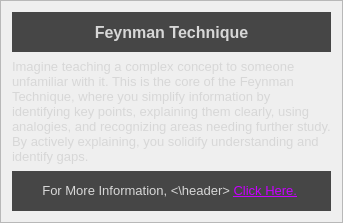
                      <widget class="QFrame" name="RPSTBubbleFeynman">
                       <property name="sizePolicy">
                        <sizepolicy hsizetype="MinimumExpanding" vsizetype="Fixed">
                         <horstretch>0</horstretch>
                         <verstretch>0</verstretch>
                        </sizepolicy>
                       </property>
                       <property name="minimumSize">
                        <size>
                         <width>0</width>
                         <height>221</height>
                        </size>
                       </property>
                       <property name="styleSheet">
                        <string notr="true">QFrame#RPSTBubbleFeynman
{
	background-color: rgb(90, 90, 90);

	border-style: solid;
	border-color: rgb(70, 70, 70);
	border-width: 2px;
};</string>
                       </property>
                       <property name="frameShape">
                        <enum>QFrame::StyledPanel</enum>
                       </property>
                       <property name="frameShadow">
                        <enum>QFrame::Raised</enum>
                       </property>
                       <layout class="QVBoxLayout" name="verticalLayout_18">
                        <item>
                         <widget class="QLabel" name="RPSTFillerHeader_4">
                          <property name="sizePolicy">
                           <sizepolicy hsizetype="MinimumExpanding" vsizetype="Fixed">
                            <horstretch>0</horstretch>
                            <verstretch>0</verstretch>
                           </sizepolicy>
                          </property>
                          <property name="minimumSize">
                           <size>
                            <width>120</width>
                            <height>40</height>
                           </size>
                          </property>
                          <property name="font">
                           <font>
                            <pointsize>12</pointsize>
                            <italic>false</italic>
                            <bold>true</bold>
                            <underline>false</underline>
                            <strikeout>false</strikeout>
                           </font>
                          </property>
                          <property name="styleSheet">
                           <string notr="true">background-color: rgb(70, 70, 70);
color: rgb(215, 215, 215);</string>
                          </property>
                          <property name="text">
                           <string>Feynman Technique</string>
                          </property>
                          <property name="alignment">
                           <set>Qt::AlignCenter</set>
                          </property>
                         </widget>
                        </item>
                        <item>
                         <widget class="QLabel" name="RPSTFillerDesc_4">
                          <property name="sizePolicy">
                           <sizepolicy hsizetype="MinimumExpanding" vsizetype="Fixed">
                            <horstretch>0</horstretch>
                            <verstretch>0</verstretch>
                           </sizepolicy>
                          </property>
                          <property name="minimumSize">
                           <size>
                            <width>0</width>
                            <height>107</height>
                           </size>
                          </property>
                          <property name="font">
                           <font>
                            <pointsize>10</pointsize>
                            <bold>false</bold>
                           </font>
                          </property>
                          <property name="styleSheet">
                           <string notr="true">color: rgb(215, 215, 215);</string>
                          </property>
                          <property name="text">
                           <string>Imagine teaching a complex concept to someone unfamiliar with it. This is the core of the Feynman Technique, where you simplify information by identifying key points, explaining them clearly, using analogies, and recognizing areas needing further study. By actively explaining, you solidify understanding and identify gaps.</string>
                          </property>
                          <property name="wordWrap">
                           <bool>true</bool>
                          </property>
                         </widget>
                        </item>
                        <item>
                         <widget class="QLabel" name="RPSTFillerFooter_4">
                          <property name="sizePolicy">
                           <sizepolicy hsizetype="MinimumExpanding" vsizetype="Fixed">
                            <horstretch>0</horstretch>
                            <verstretch>0</verstretch>
                           </sizepolicy>
                          </property>
                          <property name="minimumSize">
                           <size>
                            <width>120</width>
                            <height>40</height>
                           </size>
                          </property>
                          <property name="font">
                           <font>
                            <pointsize>10</pointsize>
                            <italic>false</italic>
                            <bold>false</bold>
                            <underline>false</underline>
                            <strikeout>false</strikeout>
                           </font>
                          </property>
                          <property name="styleSheet">
                           <string notr="true">background-color: rgb(70, 70, 70);
color: rgb(215, 215, 215);</string>
                          </property>
                          <property name="text">
                           <string>&lt;html&gt;
&lt;header&gt;For More Information, &lt;\header&gt;
&lt;a href=&quot;https://collegeinfogeek.com/feynman-technique/&quot;&gt;&lt;span style=&quot;color:rgb(200, 0 , 255);&quot;&gt;Click Here.&lt;/a&gt;
&lt;/html&gt;</string>
                          </property>
                          <property name="textFormat">
                           <enum>Qt::RichText</enum>
                          </property>
                          <property name="alignment">
                           <set>Qt::AlignCenter</set>
                          </property>
                          <property name="openExternalLinks">
                           <bool>true</bool>
                          </property>
                         </widget>
                        </item>
                       </layout>
                      </widget>
